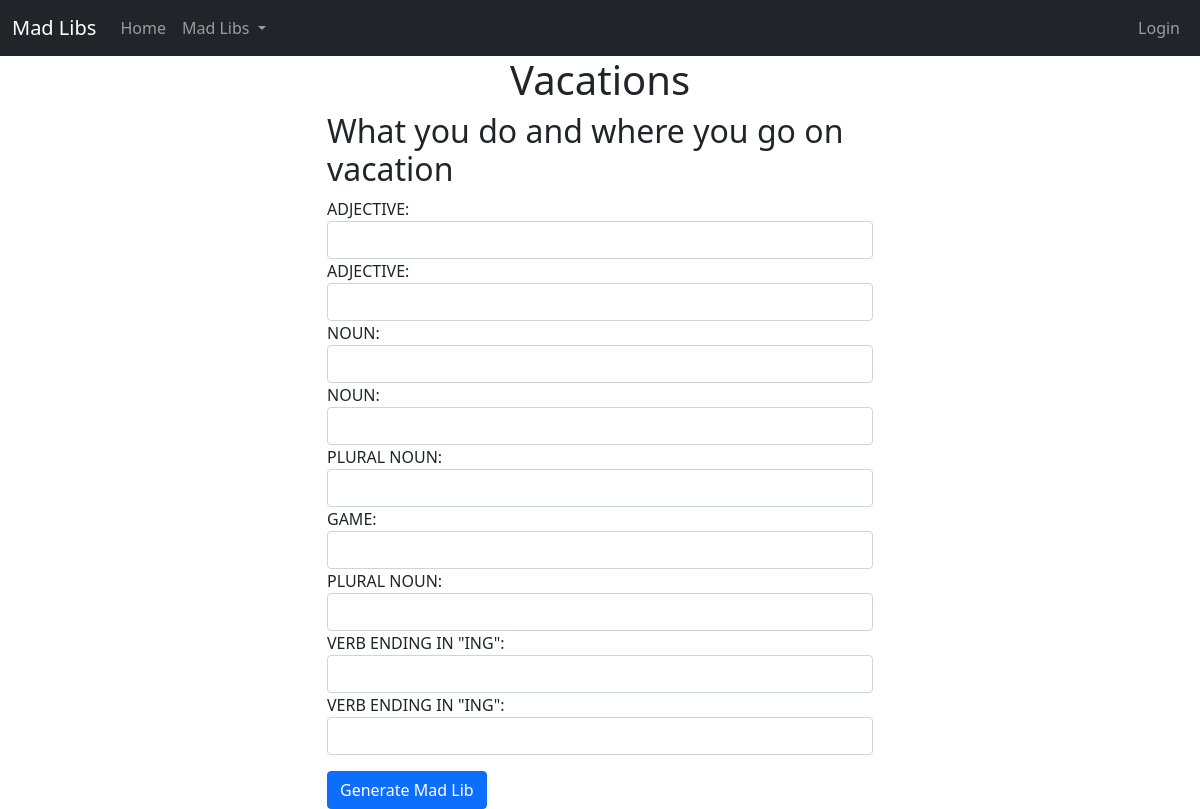
The app's page /madlibs/1 with its own data.
### mad_libs/models.py (models this page shows, shortened)
class MadLib(models.Model):
    mad_lib_name = models.CharField(max_length=200, unique=True)
    mad_lib_desc = models.CharField(max_length=200)
    story = models.TextField()

### mad_libs/views.py (the view)
# urls.py: path('madlibs/<int:mad_lib_id>', views.mad_lib_detail, name='mad_lib_detail'),
def mad_lib_detail(request, mad_lib_id):
    mad_lib = MadLib.objects.get(pk=mad_lib_id)
    word_list = list(WordList.objects.filter(mad_lib_id=mad_lib_id))
    word_form_set = formset_factory(MadLibWordForm, extra=len(word_list))
    story_result = list()
    if request.method == 'POST':
        method_is_post = True
        formset = word_form_set(request.POST)
        if formset.is_valid():
            input_words = list()
            for form in formset:
                input_words.append(form.cleaned_data.get('word').strip())
            story_strings = (mad_lib.story.split("___"))
            word_iterator = iter(input_words)
            for s in story_strings:
                if s == "---":
                    mls = MadLibString(next(word_iterator, ""), True)
                else:
                    mls = MadLibString(s, False)
                story_result.append(mls)
        else:
            method_is_post = False
    else:
        method_is_post = False
        formset = word_form_set()
        for i in range(len(word_list)):
            formset[i].fields['word'].label = word_list[i].word
    context = {
        'nbar': mad_lib_id,
        'mad_lib': mad_lib,
        'formset': formset,
        'story_result': story_result,
        'method_is_post': method_is_post
    }
    return render(request, 'mad_libs/mad-lib-details.html', context)

### mad_libs/context_processors.py (called while the page is built)
def mad_lib_list_processor(request):
    mad_lib_list = list(MadLib.objects.all())
    return {'mad_lib_list': mad_lib_list}

### mad_libs/templates/mad_libs/mad-lib-details.html (shortened to what this page needs)
{% extends 'mad_libs/navigation.html' %}
{% block body %}
    <div class="container">
        <div class="row">
            <h1 class="text-center">{{ mad_lib.mad_lib_name }}</h1>
        </div>
        {% if method_is_post == False %}
            <div class="row">
                <div class="col-md-6 offset-md-3">
                    <h2>{{ mad_lib.mad_lib_desc }}</h2>
                </div>
            </div>
            <div class="row">
                <div class="col-md-6 offset-md-3">
                    <form method="post">
                    {% for form in formset %}
                        {{ form }}
                    {% endfor %}
                    <button type="submit" class="btn btn-primary mt-3">Generate Mad Lib</button>
                </form>
                </div>
            </div>
        {% endif %}
    </div>
{% endblock %}

### records on screen
MadLib: mad_lib_name "Vacations", mad_lib_desc "What you do and where you go on vacation"
